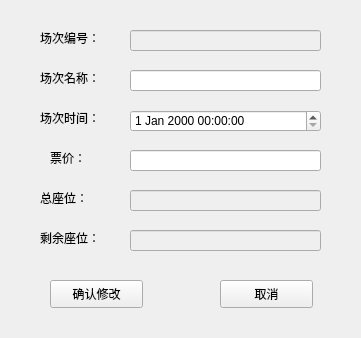
<?xml version="1.0" encoding="UTF-8"?>
<ui version="4.0">
 <class>ModifyAttributes</class>
 <widget class="QWidget" name="ModifyAttributes">
  <property name="enabled">
   <bool>true</bool>
  </property>
  <property name="geometry">
   <rect>
    <x>0</x>
    <y>0</y>
    <width>361</width>
    <height>338</height>
   </rect>
  </property>
  <property name="windowTitle">
   <string>ModifyAttributes</string>
  </property>
  <widget class="QLabel" name="label">
   <property name="geometry">
    <rect>
     <x>40</x>
     <y>30</y>
     <width>72</width>
     <height>15</height>
    </rect>
   </property>
   <property name="text">
    <string>场次编号：</string>
   </property>
  </widget>
  <widget class="QLineEdit" name="lineEdit">
   <property name="enabled">
    <bool>false</bool>
   </property>
   <property name="geometry">
    <rect>
     <x>130</x>
     <y>30</y>
     <width>191</width>
     <height>21</height>
    </rect>
   </property>
  </widget>
  <widget class="QLabel" name="label_2">
   <property name="geometry">
    <rect>
     <x>40</x>
     <y>70</y>
     <width>72</width>
     <height>15</height>
    </rect>
   </property>
   <property name="text">
    <string>场次名称：</string>
   </property>
  </widget>
  <widget class="QLineEdit" name="lineEdit_2">
   <property name="geometry">
    <rect>
     <x>130</x>
     <y>70</y>
     <width>191</width>
     <height>21</height>
    </rect>
   </property>
  </widget>
  <widget class="QLabel" name="label_3">
   <property name="geometry">
    <rect>
     <x>40</x>
     <y>110</y>
     <width>72</width>
     <height>15</height>
    </rect>
   </property>
   <property name="text">
    <string>场次时间：</string>
   </property>
  </widget>
  <widget class="QLabel" name="label_4">
   <property name="geometry">
    <rect>
     <x>50</x>
     <y>150</y>
     <width>72</width>
     <height>15</height>
    </rect>
   </property>
   <property name="text">
    <string>票价：</string>
   </property>
  </widget>
  <widget class="QLabel" name="label_5">
   <property name="geometry">
    <rect>
     <x>40</x>
     <y>190</y>
     <width>72</width>
     <height>15</height>
    </rect>
   </property>
   <property name="text">
    <string>总座位：</string>
   </property>
  </widget>
  <widget class="QLabel" name="label_6">
   <property name="geometry">
    <rect>
     <x>40</x>
     <y>230</y>
     <width>72</width>
     <height>15</height>
    </rect>
   </property>
   <property name="text">
    <string>剩余座位：</string>
   </property>
  </widget>
  <widget class="QLineEdit" name="lineEdit_4">
   <property name="geometry">
    <rect>
     <x>130</x>
     <y>150</y>
     <width>191</width>
     <height>21</height>
    </rect>
   </property>
  </widget>
  <widget class="QLineEdit" name="lineEdit_5">
   <property name="enabled">
    <bool>false</bool>
   </property>
   <property name="geometry">
    <rect>
     <x>130</x>
     <y>190</y>
     <width>191</width>
     <height>21</height>
    </rect>
   </property>
  </widget>
  <widget class="QLineEdit" name="lineEdit_6">
   <property name="enabled">
    <bool>false</bool>
   </property>
   <property name="geometry">
    <rect>
     <x>130</x>
     <y>230</y>
     <width>191</width>
     <height>21</height>
    </rect>
   </property>
  </widget>
  <widget class="QPushButton" name="pushButton">
   <property name="geometry">
    <rect>
     <x>50</x>
     <y>280</y>
     <width>93</width>
     <height>28</height>
    </rect>
   </property>
   <property name="text">
    <string>确认修改</string>
   </property>
  </widget>
  <widget class="QPushButton" name="pushButton_2">
   <property name="geometry">
    <rect>
     <x>220</x>
     <y>280</y>
     <width>93</width>
     <height>28</height>
    </rect>
   </property>
   <property name="text">
    <string>取消</string>
   </property>
  </widget>
  <widget class="QDateTimeEdit" name="dateTimeEdit">
   <property name="geometry">
    <rect>
     <x>130</x>
     <y>110</y>
     <width>191</width>
     <height>22</height>
    </rect>
   </property>
  </widget>
 </widget>
 <layoutdefault spacing="6" margin="11"/>
 <resources/>
 <connections/>
</ui>
